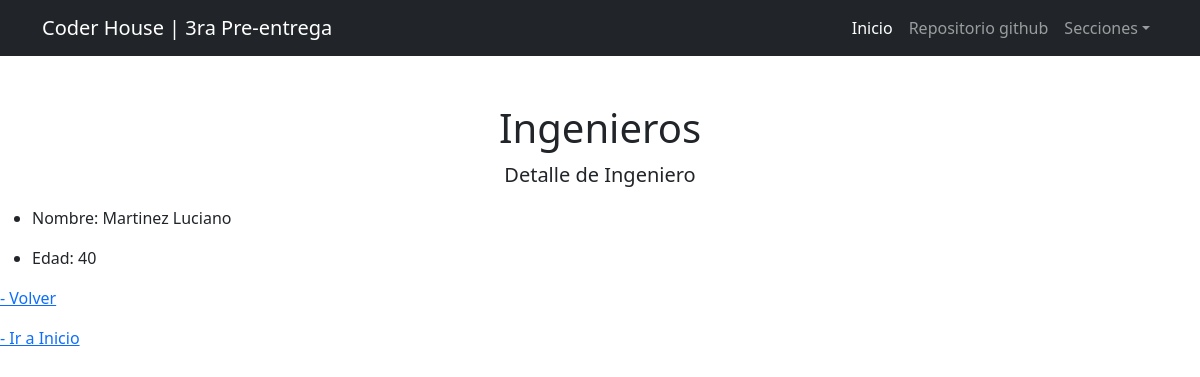
The app's page /informacion/ingeniero/detallar/1 with its own data.
### empleados/models.py (models this page shows, shortened)
class Ingeniero_en_jefe(models.Model):
    nombre = models.CharField(max_length=30)
    apellido = models.CharField(max_length=30)
    edad = models.SmallIntegerField()
    class Meta:
        verbose_name = "Ingeniero "
        verbose_name_plural = "Ingenieros "

### empleados/views.py (the view)
# urls.py: path("ingeniero/detallar/<int:pk>", views.ingeniero_detail, name="ingeniero_detail"),
def ingeniero_detail(request, pk: int):
    consulta = Ingeniero_en_jefe.objects.get(id=pk)
    contexto = {"ingeniero": consulta}
    return render(request, "empleados/ingeniero_detail.html", contexto)

### empleados/templates/empleados/ingeniero_detail.html (shortened to what this page needs)
{% extends 'home/base.html' %}
{% block body_title %}
    Ingenieros
{% endblock body_title %}
{% block body_subtitle %}
    Detalle de Ingeniero
{% endblock body_subtitle %}
{% block content %}
<ul>
    <li>
        <p>Nombre: {{ingeniero.apellido}} {{ingeniero.nombre}}</p>
    </li>
    <li>
        <p>Edad: {{ingeniero.edad}}</p>
    </li>
</ul>
<a href="{% url 'empleados:seccion_list' %}"><p> - Volver</p></a>
<a href="{% url 'home:home_index' %}"><p> - Ir a Inicio</p></a>
{% endblock content %}

### records on screen
Ingeniero_en_jefe: apellido "Martinez", nombre "Luciano", edad "40"
